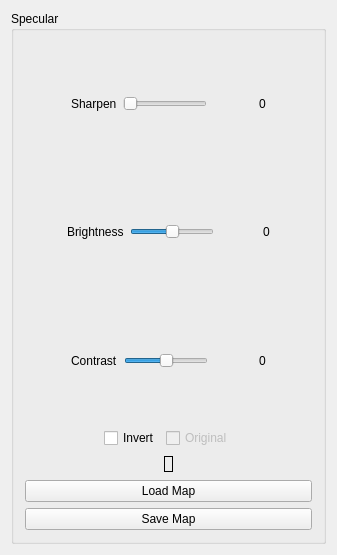
<?xml version="1.0" encoding="UTF-8"?>
<ui version="4.0">
 <class>SpecularMapWidget</class>
 <widget class="QWidget" name="SpecularMapWidget">
  <property name="geometry">
   <rect>
    <x>0</x>
    <y>0</y>
    <width>337</width>
    <height>555</height>
   </rect>
  </property>
  <property name="windowTitle">
   <string>Specular</string>
  </property>
  <property name="styleSheet">
   <string notr="true"/>
  </property>
  <layout class="QGridLayout" name="gridLayout_2">
   <item row="0" column="0">
    <widget class="QGroupBox" name="groupBox">
     <property name="title">
      <string>Specular</string>
     </property>
     <layout class="QGridLayout" name="gridLayout">
      <item row="0" column="0">
       <layout class="QVBoxLayout" name="verticalLayout_2">
        <item>
         <layout class="QHBoxLayout" name="horizontalLayout_3">
          <item>
           <spacer name="horizontalSpacer_11">
            <property name="orientation">
             <enum>Qt::Horizontal</enum>
            </property>
            <property name="sizeHint" stdset="0">
             <size>
              <width>40</width>
              <height>20</height>
             </size>
            </property>
           </spacer>
          </item>
          <item>
           <widget class="QLabel" name="label_3">
            <property name="text">
             <string>Sharpen</string>
            </property>
           </widget>
          </item>
          <item>
           <widget class="QSlider" name="sharpenSlider">
            <property name="maximum">
             <number>100</number>
            </property>
            <property name="value">
             <number>0</number>
            </property>
            <property name="orientation">
             <enum>Qt::Horizontal</enum>
            </property>
           </widget>
          </item>
          <item>
           <spacer name="horizontalSpacer">
            <property name="orientation">
             <enum>Qt::Horizontal</enum>
            </property>
            <property name="sizeHint" stdset="0">
             <size>
              <width>40</width>
              <height>20</height>
             </size>
            </property>
           </spacer>
          </item>
          <item>
           <widget class="QLabel" name="sharpenValue">
            <property name="text">
             <string>0</string>
            </property>
            <property name="alignment">
             <set>Qt::AlignCenter</set>
            </property>
           </widget>
          </item>
          <item>
           <spacer name="horizontalSpacer_2">
            <property name="orientation">
             <enum>Qt::Horizontal</enum>
            </property>
            <property name="sizeHint" stdset="0">
             <size>
              <width>40</width>
              <height>20</height>
             </size>
            </property>
           </spacer>
          </item>
         </layout>
        </item>
        <item>
         <layout class="QHBoxLayout" name="horizontalLayout">
          <item>
           <spacer name="horizontalSpacer_10">
            <property name="orientation">
             <enum>Qt::Horizontal</enum>
            </property>
            <property name="sizeHint" stdset="0">
             <size>
              <width>40</width>
              <height>20</height>
             </size>
            </property>
           </spacer>
          </item>
          <item>
           <widget class="QLabel" name="label">
            <property name="text">
             <string>Brightness</string>
            </property>
           </widget>
          </item>
          <item>
           <widget class="QSlider" name="brightnessSlider">
            <property name="maximum">
             <number>100</number>
            </property>
            <property name="value">
             <number>50</number>
            </property>
            <property name="orientation">
             <enum>Qt::Horizontal</enum>
            </property>
           </widget>
          </item>
          <item>
           <spacer name="horizontalSpacer_3">
            <property name="orientation">
             <enum>Qt::Horizontal</enum>
            </property>
            <property name="sizeHint" stdset="0">
             <size>
              <width>40</width>
              <height>20</height>
             </size>
            </property>
           </spacer>
          </item>
          <item>
           <widget class="QLabel" name="brightnessValue">
            <property name="text">
             <string>0</string>
            </property>
            <property name="alignment">
             <set>Qt::AlignCenter</set>
            </property>
           </widget>
          </item>
          <item>
           <spacer name="horizontalSpacer_4">
            <property name="orientation">
             <enum>Qt::Horizontal</enum>
            </property>
            <property name="sizeHint" stdset="0">
             <size>
              <width>40</width>
              <height>20</height>
             </size>
            </property>
           </spacer>
          </item>
         </layout>
        </item>
        <item>
         <layout class="QHBoxLayout" name="horizontalLayout_2">
          <item>
           <spacer name="horizontalSpacer_9">
            <property name="orientation">
             <enum>Qt::Horizontal</enum>
            </property>
            <property name="sizeHint" stdset="0">
             <size>
              <width>40</width>
              <height>20</height>
             </size>
            </property>
           </spacer>
          </item>
          <item>
           <widget class="QLabel" name="label_2">
            <property name="text">
             <string>Contrast</string>
            </property>
           </widget>
          </item>
          <item>
           <widget class="QSlider" name="contrastSlider">
            <property name="maximum">
             <number>100</number>
            </property>
            <property name="value">
             <number>50</number>
            </property>
            <property name="orientation">
             <enum>Qt::Horizontal</enum>
            </property>
           </widget>
          </item>
          <item>
           <spacer name="horizontalSpacer_5">
            <property name="orientation">
             <enum>Qt::Horizontal</enum>
            </property>
            <property name="sizeHint" stdset="0">
             <size>
              <width>40</width>
              <height>20</height>
             </size>
            </property>
           </spacer>
          </item>
          <item>
           <widget class="QLabel" name="contrastValue">
            <property name="text">
             <string>0</string>
            </property>
            <property name="alignment">
             <set>Qt::AlignCenter</set>
            </property>
           </widget>
          </item>
          <item>
           <spacer name="horizontalSpacer_6">
            <property name="orientation">
             <enum>Qt::Horizontal</enum>
            </property>
            <property name="sizeHint" stdset="0">
             <size>
              <width>40</width>
              <height>20</height>
             </size>
            </property>
           </spacer>
          </item>
         </layout>
        </item>
        <item>
         <layout class="QHBoxLayout" name="horizontalLayout_4">
          <item>
           <spacer name="horizontalSpacer_7">
            <property name="orientation">
             <enum>Qt::Horizontal</enum>
            </property>
            <property name="sizeHint" stdset="0">
             <size>
              <width>40</width>
              <height>20</height>
             </size>
            </property>
           </spacer>
          </item>
          <item>
           <widget class="QCheckBox" name="invertCheck">
            <property name="text">
             <string>Invert</string>
            </property>
           </widget>
          </item>
          <item>
           <widget class="QCheckBox" name="originalCheck">
            <property name="enabled">
             <bool>false</bool>
            </property>
            <property name="layoutDirection">
             <enum>Qt::LeftToRight</enum>
            </property>
            <property name="text">
             <string>Original</string>
            </property>
           </widget>
          </item>
          <item>
           <spacer name="horizontalSpacer_8">
            <property name="orientation">
             <enum>Qt::Horizontal</enum>
            </property>
            <property name="sizeHint" stdset="0">
             <size>
              <width>40</width>
              <height>20</height>
             </size>
            </property>
           </spacer>
          </item>
         </layout>
        </item>
        <item>
         <layout class="QHBoxLayout" name="horizontalLayout_5">
          <item>
           <spacer name="horizontalSpacer_12">
            <property name="orientation">
             <enum>Qt::Horizontal</enum>
            </property>
            <property name="sizeHint" stdset="0">
             <size>
              <width>40</width>
              <height>20</height>
             </size>
            </property>
           </spacer>
          </item>
          <item>
           <widget class="QLabel" name="preview">
            <property name="sizePolicy">
             <sizepolicy hsizetype="Fixed" vsizetype="Fixed">
              <horstretch>0</horstretch>
              <verstretch>0</verstretch>
             </sizepolicy>
            </property>
            <property name="frameShape">
             <enum>QFrame::Box</enum>
            </property>
            <property name="text">
             <string/>
            </property>
           </widget>
          </item>
          <item>
           <spacer name="horizontalSpacer_13">
            <property name="orientation">
             <enum>Qt::Horizontal</enum>
            </property>
            <property name="sizeHint" stdset="0">
             <size>
              <width>40</width>
              <height>20</height>
             </size>
            </property>
           </spacer>
          </item>
         </layout>
        </item>
        <item>
         <layout class="QVBoxLayout" name="verticalLayout">
          <item>
           <widget class="QPushButton" name="loadButton">
            <property name="text">
             <string>Load Map</string>
            </property>
           </widget>
          </item>
          <item>
           <widget class="QPushButton" name="saveButton">
            <property name="text">
             <string>Save Map</string>
            </property>
           </widget>
          </item>
         </layout>
        </item>
       </layout>
      </item>
     </layout>
    </widget>
   </item>
  </layout>
 </widget>
 <layoutdefault spacing="6" margin="11"/>
 <resources/>
 <connections/>
</ui>
